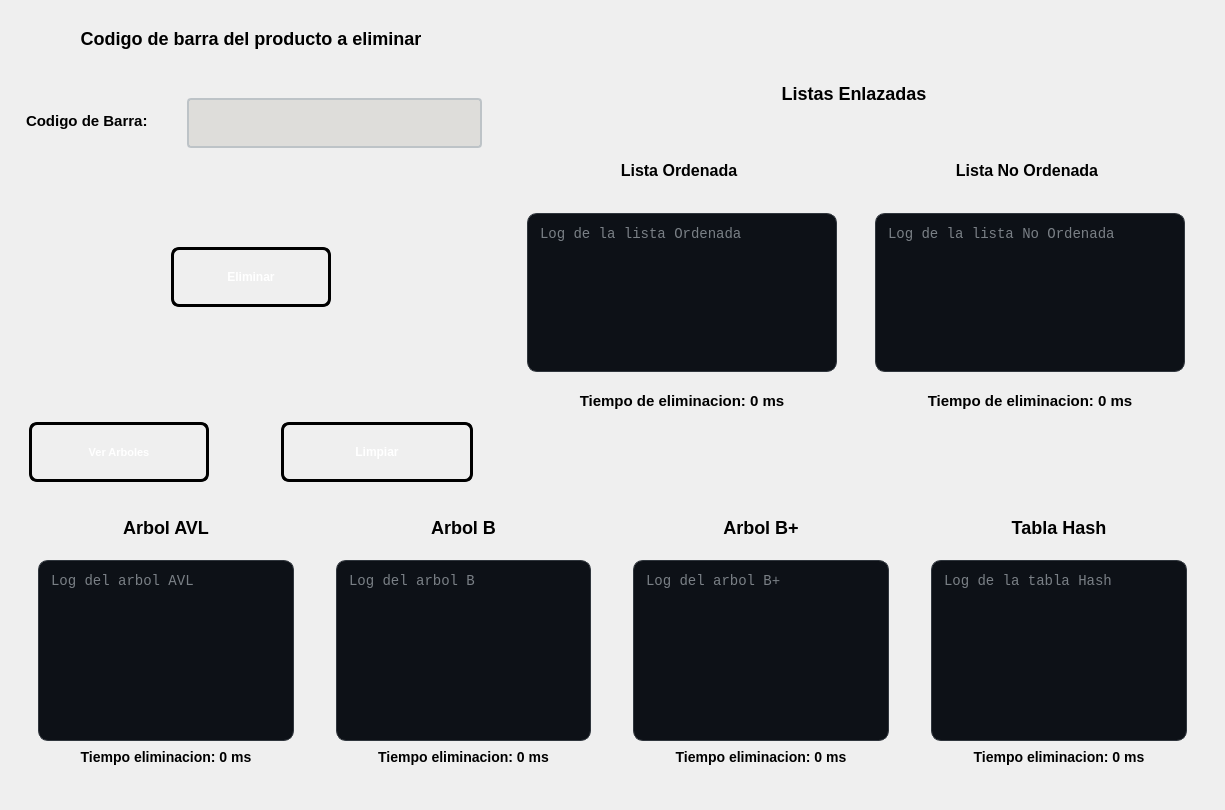
<?xml version="1.0" encoding="UTF-8"?>
<ui version="4.0">
 <class>PantallaEliminarProducto</class>
 <widget class="QWidget" name="PantallaEliminarProducto">
  <property name="geometry">
   <rect>
    <x>0</x>
    <y>0</y>
    <width>1225</width>
    <height>810</height>
   </rect>
  </property>
  <property name="windowTitle">
   <string>Form</string>
  </property>
  <layout class="QVBoxLayout" name="verticalLayout_2">
   <item>
    <layout class="QHBoxLayout" name="horizontalLayout">
     <property name="spacing">
      <number>3</number>
     </property>
     <item>
      <layout class="QVBoxLayout" name="verticalLayout">
       <item>
        <widget class="QLabel" name="labelEntrada">
         <property name="minimumSize">
          <size>
           <width>480</width>
           <height>60</height>
          </size>
         </property>
         <property name="maximumSize">
          <size>
           <width>450</width>
           <height>60</height>
          </size>
         </property>
         <property name="styleSheet">
          <string notr="true">QLabel#labelEntrada {        
 
    color: qlineargradient(x1:0, y1:0, x2:1, y2:1, 
	stop:0 rgb(0, 0, 0), 
	stop:1 rgb(77, 5, 57));

  	 font-size: 18px;
    font-weight: bold;
    font-family: &quot;Segoe UI&quot;, Arial;
    
    background: transparent;
    padding: 2px;
    margin-bottom: 5px;
}

</string>
         </property>
         <property name="text">
          <string>Codigo de barra del producto a eliminar</string>
         </property>
         <property name="alignment">
          <set>Qt::AlignmentFlag::AlignCenter</set>
         </property>
        </widget>
       </item>
       <item>
        <widget class="QWidget" name="widget_16" native="true">
         <property name="minimumSize">
          <size>
           <width>480</width>
           <height>300</height>
          </size>
         </property>
         <property name="maximumSize">
          <size>
           <width>450</width>
           <height>16777215</height>
          </size>
         </property>
         <layout class="QVBoxLayout" name="verticalLayout_8">
          <item>
           <layout class="QHBoxLayout" name="horizontalLayout_3">
            <item>
             <widget class="QLabel" name="labelBarra">
              <property name="minimumSize">
               <size>
                <width>161</width>
                <height>80</height>
               </size>
              </property>
              <property name="maximumSize">
               <size>
                <width>16777215</width>
                <height>80</height>
               </size>
              </property>
              <property name="styleSheet">
               <string notr="true">QLabel#labelBarra {        
 
    color: qlineargradient(x1:0, y1:0, x2:1, y2:1, 
	stop:0 rgb(0, 0, 0), 
	stop:1 rgb(8, 2, 48));

  	 font-size: 15px;
    font-weight: bold;
    font-family: &quot;Segoe UI&quot;, Arial;
    
    background: transparent;
    padding: 2px;
    margin-bottom: 5px;
}

</string>
              </property>
              <property name="text">
               <string>Codigo de Barra:</string>
              </property>
              <property name="alignment">
               <set>Qt::AlignmentFlag::AlignLeading|Qt::AlignmentFlag::AlignLeft|Qt::AlignmentFlag::AlignVCenter</set>
              </property>
             </widget>
            </item>
            <item>
             <widget class="QLineEdit" name="textBarra">
              <property name="minimumSize">
               <size>
                <width>150</width>
                <height>50</height>
               </size>
              </property>
              <property name="maximumSize">
               <size>
                <width>16777215</width>
                <height>50</height>
               </size>
              </property>
              <property name="styleSheet">
               <string notr="true">QLineEdit#textBarra {
    border: 2px solid #bdc3c7;
    border-radius: 4px;
    padding: 5px 10px;
    background-color: rgb(222, 221, 218);
	font-size: 15px;
    color: black;
    selection-background-color: #3498db;
}

QLineEdit#textBarra:focus {
    border: 2px solid #3498db;
    background-color: #ffffff;
}

QLineEdit#textBarra:disabled {
    background-color: rgba(0, 0, 0, 50);
    color: rgba(255, 255, 255, 60);      
    border: 1px dashed rgba(255, 255, 255, 30); 
}</string>
              </property>
             </widget>
            </item>
           </layout>
          </item>
          <item>
           <widget class="QWidget" name="widget_6" native="true">
            <layout class="QHBoxLayout" name="horizontalLayout_4">
             <item>
              <spacer name="horizontalSpacer">
               <property name="orientation">
                <enum>Qt::Orientation::Horizontal</enum>
               </property>
               <property name="sizeHint" stdset="0">
                <size>
                 <width>133</width>
                 <height>20</height>
                </size>
               </property>
              </spacer>
             </item>
             <item>
              <widget class="QPushButton" name="btnEliminar">
               <property name="minimumSize">
                <size>
                 <width>160</width>
                 <height>60</height>
                </size>
               </property>
               <property name="styleSheet">
                <string notr="true">QPushButton#btnEliminar {
    background-color: qlineargradient(spread:pad, x1:0, y1:0, x2:1, y2:1, 
                        stop:0 rgb(50, 143, 42), 
                        stop:1 rgb(255, 163, 72));
    
    border: 3px solid black;
    border-radius: 8px;
    
    color: white;
    font-family: &quot;Arial Black&quot;, Gadget, sans-serif;
    font-size: 12px;
    font-weight: bold;
    text-transform: uppercase;
    
    padding: 10px 25px;
}

QPushButton#btnEliminar:hover {
    background-color: qlineargradient(spread:pad, x1:0, y1:0, x2:1, y2:1, 
                        stop:0 rgba(41, 128, 185, 255), 
                        stop:1 rgba(142, 68, 173, 255));
    border-color: #f1c40f;
}


QPushButton#btnEliminar:pressed {
    background-color: #2c3e50;
    padding-top: 12px;
    padding-left: 27px;
}</string>
               </property>
               <property name="text">
                <string>Eliminar</string>
               </property>
              </widget>
             </item>
             <item>
              <spacer name="horizontalSpacer_2">
               <property name="orientation">
                <enum>Qt::Orientation::Horizontal</enum>
               </property>
               <property name="sizeHint" stdset="0">
                <size>
                 <width>133</width>
                 <height>20</height>
                </size>
               </property>
              </spacer>
             </item>
            </layout>
           </widget>
          </item>
          <item>
           <widget class="QWidget" name="widget_2" native="true">
            <property name="minimumSize">
             <size>
              <width>260</width>
              <height>90</height>
             </size>
            </property>
            <property name="maximumSize">
             <size>
              <width>16777215</width>
              <height>60</height>
             </size>
            </property>
            <layout class="QHBoxLayout" name="horizontalLayout_9">
             <item>
              <widget class="QPushButton" name="btnVerArboles">
               <property name="minimumSize">
                <size>
                 <width>180</width>
                 <height>60</height>
                </size>
               </property>
               <property name="maximumSize">
                <size>
                 <width>150</width>
                 <height>16777215</height>
                </size>
               </property>
               <property name="styleSheet">
                <string notr="true">QPushButton#btnVerArboles {
    background-color: qlineargradient(spread:pad, x1:0, y1:0, x2:1, y2:1, 
                        stop:0 rgb(8, 2, 48), 
                        stop:1 rgb(255, 163, 72));
    
    border: 3px solid black;
    border-radius: 8px;
    
    color: white;
    font-family: &quot;Arial Black&quot;, Gadget, sans-serif;
    font-size: 11px;
    font-weight: bold;
    text-transform: uppercase;
    
    padding: 10px 25px;
}

QPushButton#btnVerArboles:hover {
    background-color: qlineargradient(spread:pad, x1:0, y1:0, x2:1, y2:1, 
                        stop:0 rgba(41, 128, 185, 255), 
                        stop:1 rgba(142, 68, 173, 255));
    border-color: #f1c40f;
}


QPushButton#btnVerArboles:pressed {
    background-color: #2c3e50;
    padding-top: 12px;
    padding-left: 27px;
}</string>
               </property>
               <property name="text">
                <string>Ver Arboles</string>
               </property>
              </widget>
             </item>
             <item>
              <widget class="QWidget" name="widget_12" native="true">
               <property name="minimumSize">
                <size>
                 <width>60</width>
                 <height>50</height>
                </size>
               </property>
               <property name="maximumSize">
                <size>
                 <width>60</width>
                 <height>50</height>
                </size>
               </property>
              </widget>
             </item>
             <item>
              <widget class="QPushButton" name="btnLimpiar">
               <property name="minimumSize">
                <size>
                 <width>160</width>
                 <height>60</height>
                </size>
               </property>
               <property name="styleSheet">
                <string notr="true">QPushButton#btnLimpiar {
    background-color: qlineargradient(spread:pad, x1:0, y1:0, x2:1, y2:1, 
                        stop:0 rgb(198, 70, 0), 
                        stop:1 rgb(192, 97, 203));
    
    border: 3px solid black;
    border-radius: 8px;
    
    color: white;
    font-family: &quot;Arial Black&quot;, Gadget, sans-serif;
    font-size: 12px;
    font-weight: bold;
    text-transform: uppercase;
    
    padding: 10px 25px;
}

QPushButton#btnLimpiar:hover {
    background-color: qlineargradient(spread:pad, x1:0, y1:0, x2:1, y2:1, 
                        stop:0 rgba(41, 128, 185, 255), 
                        stop:1 rgba(142, 68, 173, 255));
    border-color: #f1c40f;
}


QPushButton#btnLimpiar:pressed {
    background-color: #2c3e50;
    padding-top: 12px;
    padding-left: 27px;
}</string>
               </property>
               <property name="text">
                <string>Limpiar</string>
               </property>
              </widget>
             </item>
            </layout>
           </widget>
          </item>
         </layout>
        </widget>
       </item>
      </layout>
     </item>
     <item>
      <widget class="QWidget" name="widget_3" native="true">
       <property name="minimumSize">
        <size>
         <width>715</width>
         <height>480</height>
        </size>
       </property>
       <property name="maximumSize">
        <size>
         <width>16777215</width>
         <height>500</height>
        </size>
       </property>
       <layout class="QVBoxLayout" name="verticalLayout_3">
        <property name="spacing">
         <number>4</number>
        </property>
        <property name="leftMargin">
         <number>4</number>
        </property>
        <property name="topMargin">
         <number>4</number>
        </property>
        <property name="rightMargin">
         <number>4</number>
        </property>
        <property name="bottomMargin">
         <number>4</number>
        </property>
        <item>
         <widget class="QWidget" name="widget_4" native="true">
          <property name="minimumSize">
           <size>
            <width>300</width>
            <height>0</height>
           </size>
          </property>
          <property name="maximumSize">
           <size>
            <width>16777215</width>
            <height>400</height>
           </size>
          </property>
          <layout class="QVBoxLayout" name="verticalLayout_12">
           <property name="spacing">
            <number>3</number>
           </property>
           <property name="leftMargin">
            <number>5</number>
           </property>
           <property name="topMargin">
            <number>5</number>
           </property>
           <property name="rightMargin">
            <number>5</number>
           </property>
           <property name="bottomMargin">
            <number>5</number>
           </property>
           <item>
            <widget class="QLabel" name="labelListas">
             <property name="minimumSize">
              <size>
               <width>150</width>
               <height>80</height>
              </size>
             </property>
             <property name="maximumSize">
              <size>
               <width>16777215</width>
               <height>80</height>
              </size>
             </property>
             <property name="styleSheet">
              <string notr="true">QLabel#labelListas {        
 
    color: qlineargradient(x1:0, y1:0, x2:1, y2:1, 
	stop:0 rgb(0, 0, 0), 
	stop:1 rgb(77, 5, 57));

  	 font-size: 18px;
    font-weight: bold;
    font-family: &quot;Segoe UI&quot;, Arial;
    
    background: transparent;
    padding: 2px;
    margin-bottom: 5px;
}

</string>
             </property>
             <property name="text">
              <string>Listas Enlazadas</string>
             </property>
             <property name="alignment">
              <set>Qt::AlignmentFlag::AlignCenter</set>
             </property>
            </widget>
           </item>
           <item>
            <layout class="QHBoxLayout" name="horizontalLayout_11">
             <property name="spacing">
              <number>2</number>
             </property>
             <item>
              <widget class="QWidget" name="widget_7" native="true">
               <property name="minimumSize">
                <size>
                 <width>340</width>
                 <height>290</height>
                </size>
               </property>
               <property name="maximumSize">
                <size>
                 <width>304</width>
                 <height>320</height>
                </size>
               </property>
               <layout class="QVBoxLayout" name="verticalLayout_11">
                <item>
                 <widget class="QLabel" name="labelListaOrdenada">
                  <property name="minimumSize">
                   <size>
                    <width>150</width>
                    <height>50</height>
                   </size>
                  </property>
                  <property name="styleSheet">
                   <string notr="true">QLabel#labelListaOrdenada {        
 
    color: qlineargradient(x1:0, y1:0, x2:1, y2:1, 
	stop:0 rgb(0, 0, 0), 
	stop:1 rgb(77, 5, 57));

  	 font-size: 16px;
    font-weight: bold;
    font-family: &quot;Segoe UI&quot;, Arial;
    
    background: transparent;
    padding: 2px;
    margin-bottom: 5px;
}

</string>
                  </property>
                  <property name="text">
                   <string>Lista Ordenada</string>
                  </property>
                  <property name="alignment">
                   <set>Qt::AlignmentFlag::AlignCenter</set>
                  </property>
                 </widget>
                </item>
                <item>
                 <widget class="QWidget" name="widget_5" native="true">
                  <property name="minimumSize">
                   <size>
                    <width>250</width>
                    <height>200</height>
                   </size>
                  </property>
                  <layout class="QVBoxLayout" name="verticalLayout_9">
                   <item>
                    <widget class="QTextEdit" name="textEditListOrdenada">
                     <property name="minimumSize">
                      <size>
                       <width>310</width>
                       <height>100</height>
                      </size>
                     </property>
                     <property name="styleSheet">
                      <string notr="true">QTextEdit#textEditListOrdenada{
    background-color: #0D1117;   
    color: #E6EDF3;               
    border: 1px solid #30363D;     
    border-radius: 10px;          
    padding: 8px;
    font-family: Consolas, monospace;
  font-size: 14px;
}</string>
                     </property>
                     <property name="placeholderText">
                      <string>Log de la lista Ordenada</string>
                     </property>
                    </widget>
                   </item>
                   <item>
                    <widget class="QLabel" name="labelTiempoListOrdenada">
                     <property name="minimumSize">
                      <size>
                       <width>310</width>
                       <height>50</height>
                      </size>
                     </property>
                     <property name="styleSheet">
                      <string notr="true">QLabel#labelTiempoListOrdenada {        
 
    color: qlineargradient(x1:0, y1:0, x2:1, y2:1, 
	stop:0 rgb(0, 0, 0), 
	stop:1 rgb(8, 2, 48));

  	 font-size: 15px;
    font-weight: bold;
    font-family: &quot;Segoe UI&quot;, Arial;
    
    background: transparent;
    padding: 2px;
    margin-bottom: 5px;
}

</string>
                     </property>
                     <property name="text">
                      <string>Tiempo de eliminacion: 0 ms</string>
                     </property>
                     <property name="alignment">
                      <set>Qt::AlignmentFlag::AlignCenter</set>
                     </property>
                    </widget>
                   </item>
                  </layout>
                 </widget>
                </item>
               </layout>
              </widget>
             </item>
             <item>
              <widget class="QWidget" name="widget_8" native="true">
               <property name="minimumSize">
                <size>
                 <width>340</width>
                 <height>290</height>
                </size>
               </property>
               <property name="maximumSize">
                <size>
                 <width>340</width>
                 <height>320</height>
                </size>
               </property>
               <layout class="QVBoxLayout" name="verticalLayout_4">
                <item>
                 <widget class="QLabel" name="labelListaNoOrdenada">
                  <property name="minimumSize">
                   <size>
                    <width>150</width>
                    <height>50</height>
                   </size>
                  </property>
                  <property name="styleSheet">
                   <string notr="true">QLabel#labelListaNoOrdenada {        
 
    color: qlineargradient(x1:0, y1:0, x2:1, y2:1, 
	stop:0 rgb(0, 0, 0), 
	stop:1 rgb(77, 5, 57));

  	 font-size: 16px;
    font-weight: bold;
    font-family: &quot;Segoe UI&quot;, Arial;
    
    background: transparent;
    padding: 2px;
    margin-bottom: 5px;
}

</string>
                  </property>
                  <property name="text">
                   <string>Lista No Ordenada</string>
                  </property>
                  <property name="alignment">
                   <set>Qt::AlignmentFlag::AlignCenter</set>
                  </property>
                 </widget>
                </item>
                <item>
                 <widget class="QWidget" name="widget_14" native="true">
                  <property name="minimumSize">
                   <size>
                    <width>250</width>
                    <height>200</height>
                   </size>
                  </property>
                  <layout class="QVBoxLayout" name="verticalLayout_10">
                   <item>
                    <widget class="QTextEdit" name="textEditListNoOrdenada">
                     <property name="minimumSize">
                      <size>
                       <width>310</width>
                       <height>100</height>
                      </size>
                     </property>
                     <property name="styleSheet">
                      <string notr="true">QTextEdit#textEditListNoOrdenada{
    background-color: #0D1117;   
    color: #E6EDF3;               
    border: 1px solid #30363D;     
    border-radius: 10px;          
    padding: 8px;
    font-family: Consolas, monospace;
  font-size: 14px;
}</string>
                     </property>
                     <property name="placeholderText">
                      <string>Log de la lista No Ordenada</string>
                     </property>
                    </widget>
                   </item>
                   <item>
                    <widget class="QLabel" name="labelTiempoListNoOrdenada">
                     <property name="minimumSize">
                      <size>
                       <width>310</width>
                       <height>50</height>
                      </size>
                     </property>
                     <property name="styleSheet">
                      <string notr="true">QLabel#labelTiempoListNoOrdenada {        
 
    color: qlineargradient(x1:0, y1:0, x2:1, y2:1, 
	stop:0 rgb(0, 0, 0), 
	stop:1 rgb(8, 2, 48));

  	 font-size: 15px;
    font-weight: bold;
    font-family: &quot;Segoe UI&quot;, Arial;
    
    background: transparent;
    padding: 2px;
    margin-bottom: 5px;
}

</string>
                     </property>
                     <property name="text">
                      <string>Tiempo de eliminacion: 0 ms</string>
                     </property>
                     <property name="alignment">
                      <set>Qt::AlignmentFlag::AlignCenter</set>
                     </property>
                    </widget>
                   </item>
                  </layout>
                 </widget>
                </item>
               </layout>
              </widget>
             </item>
            </layout>
           </item>
          </layout>
         </widget>
        </item>
       </layout>
      </widget>
     </item>
    </layout>
   </item>
   <item>
    <widget class="QWidget" name="widget" native="true">
     <property name="styleSheet">
      <string notr="true"/>
     </property>
     <layout class="QHBoxLayout" name="horizontalLayout_2">
      <item>
       <widget class="QWidget" name="widget_content_2" native="true">
        <layout class="QVBoxLayout" name="verticalLayout_6">
         <item>
          <widget class="QLabel" name="labelArbolAvl">
           <property name="styleSheet">
            <string notr="true">QLabel#labelArbolAvl {        
 
    color: qlineargradient(x1:0, y1:0, x2:1, y2:1, 
	stop:0 rgb(0, 0, 0), 
	stop:1 rgb(77, 5, 57));

  	 font-size: 18px;
    font-weight: bold;
    font-family: &quot;Segoe UI&quot;, Arial;
    
    background: transparent;
    padding: 2px;
    margin-bottom: 5px;
}

</string>
           </property>
           <property name="text">
            <string>Arbol AVL</string>
           </property>
           <property name="alignment">
            <set>Qt::AlignmentFlag::AlignCenter</set>
           </property>
          </widget>
         </item>
         <item>
          <widget class="QWidget" name="widget_9" native="true">
           <layout class="QVBoxLayout" name="verticalLayout_13">
            <item>
             <widget class="QTextEdit" name="textArbolAvl">
              <property name="styleSheet">
               <string notr="true">QTextEdit#textArbolAvl{
    background-color: #0D1117;   
    color: #E6EDF3;               
    border: 1px solid #30363D;     
    border-radius: 10px;          
    padding: 8px;
    font-family: Consolas, monospace;
    font-size: 14px;
}</string>
              </property>
              <property name="placeholderText">
               <string>Log del arbol AVL</string>
              </property>
             </widget>
            </item>
            <item>
             <widget class="QLabel" name="labelTiempoAvl">
              <property name="styleSheet">
               <string notr="true">QLabel#labelTiempoAvl {        
 
    color: qlineargradient(x1:0, y1:0, x2:1, y2:1, 
	stop:0 rgb(0, 0, 0), 
	stop:1 rgb(8, 2, 48));

   	 font-size: 14px;
    font-weight: bold;
    font-family: &quot;Segoe UI&quot;, Arial;
    
    background: transparent;
    padding: 2px;
    margin-bottom: 5px;
}

</string>
              </property>
              <property name="text">
               <string>Tiempo eliminacion: 0 ms</string>
              </property>
              <property name="alignment">
               <set>Qt::AlignmentFlag::AlignCenter</set>
              </property>
             </widget>
            </item>
           </layout>
          </widget>
         </item>
        </layout>
       </widget>
      </item>
      <item>
       <widget class="QWidget" name="widget_content_3" native="true">
        <layout class="QVBoxLayout" name="verticalLayout_5">
         <item>
          <widget class="QLabel" name="labelArbolB">
           <property name="styleSheet">
            <string notr="true">QLabel#labelArbolB {        
 
    color: qlineargradient(x1:0, y1:0, x2:1, y2:1, 
	stop:0 rgb(0, 0, 0), 
	stop:1 rgb(77, 5, 57));

  	 font-size: 18px;
    font-weight: bold;
    font-family: &quot;Segoe UI&quot;, Arial;
    
    background: transparent;
    padding: 2px;
    margin-bottom: 5px;
}

</string>
           </property>
           <property name="text">
            <string>Arbol B</string>
           </property>
           <property name="alignment">
            <set>Qt::AlignmentFlag::AlignCenter</set>
           </property>
          </widget>
         </item>
         <item>
          <widget class="QWidget" name="widget_10" native="true">
           <property name="minimumSize">
            <size>
             <width>0</width>
             <height>200</height>
            </size>
           </property>
           <layout class="QVBoxLayout" name="verticalLayout_14">
            <item>
             <widget class="QTextEdit" name="textArbolB">
              <property name="styleSheet">
               <string notr="true">QTextEdit#textArbolB{
    background-color: #0D1117;   
    color: #E6EDF3;               
    border: 1px solid #30363D;     
    border-radius: 10px;          
    padding: 8px;
    font-family: Consolas, monospace;
     font-size: 14px;
}</string>
              </property>
              <property name="placeholderText">
               <string>Log del arbol B</string>
              </property>
             </widget>
            </item>
            <item>
             <widget class="QLabel" name="labelTiempoB">
              <property name="styleSheet">
               <string notr="true">QLabel#labelTiempoB {        
 
    color: qlineargradient(x1:0, y1:0, x2:1, y2:1, 
	stop:0 rgb(0, 0, 0), 
	stop:1 rgb(8, 2, 48));

  	   	 font-size: 14px;
    font-weight: bold;
    font-family: &quot;Segoe UI&quot;, Arial;
    
    background: transparent;
    padding: 2px;
    margin-bottom: 5px;
}

</string>
              </property>
              <property name="text">
               <string>Tiempo eliminacion: 0 ms</string>
              </property>
              <property name="alignment">
               <set>Qt::AlignmentFlag::AlignCenter</set>
              </property>
             </widget>
            </item>
           </layout>
          </widget>
         </item>
        </layout>
       </widget>
      </item>
      <item>
       <widget class="QWidget" name="widget_content_4" native="true">
        <layout class="QVBoxLayout" name="verticalLayout_7">
         <item>
          <widget class="QLabel" name="labelArbolBMas">
           <property name="styleSheet">
            <string notr="true">QLabel#labelArbolBMas {        
 
    color: qlineargradient(x1:0, y1:0, x2:1, y2:1, 
	stop:0 rgb(0, 0, 0), 
	stop:1 rgb(77, 5, 57));

  	 font-size: 18px;
    font-weight: bold;
    font-family: &quot;Segoe UI&quot;, Arial;
    
    background: transparent;
    padding: 2px;
    margin-bottom: 5px;
}

</string>
           </property>
           <property name="text">
            <string>Arbol B+</string>
           </property>
           <property name="alignment">
            <set>Qt::AlignmentFlag::AlignCenter</set>
           </property>
          </widget>
         </item>
         <item>
          <widget class="QWidget" name="widget_11" native="true">
           <layout class="QVBoxLayout" name="verticalLayout_15">
            <item>
             <widget class="QTextEdit" name="textArbolBMas">
              <property name="styleSheet">
               <string notr="true">QTextEdit#textArbolBMas{
    background-color: #0D1117;   
    color: #E6EDF3;               
    border: 1px solid #30363D;     
    border-radius: 10px;          
    padding: 8px;
    font-family: Consolas, monospace;
     font-size: 14px;
}</string>
              </property>
              <property name="placeholderText">
               <string>Log del arbol B+</string>
              </property>
             </widget>
            </item>
            <item>
             <widget class="QLabel" name="labelTiempoBMas">
              <property name="styleSheet">
               <string notr="true">QLabel#labelTiempoBMas {        
 
    color: qlineargradient(x1:0, y1:0, x2:1, y2:1, 
	stop:0 rgb(0, 0, 0), 
	stop:1 rgb(8, 2, 48));

  	  	 font-size: 14px;
    font-weight: bold;
    font-family: &quot;Segoe UI&quot;, Arial;
    
    background: transparent;
    padding: 2px;
    margin-bottom: 5px;
}

</string>
              </property>
              <property name="text">
               <string>Tiempo eliminacion: 0 ms</string>
              </property>
              <property name="alignment">
               <set>Qt::AlignmentFlag::AlignCenter</set>
              </property>
             </widget>
            </item>
           </layout>
          </widget>
         </item>
        </layout>
       </widget>
      </item>
      <item>
       <widget class="QWidget" name="widget_content_5" native="true">
        <layout class="QVBoxLayout" name="verticalLayout_18">
         <item>
          <widget class="QLabel" name="labelHash">
           <property name="styleSheet">
            <string notr="true">QLabel#labelHash {        
 
    color: qlineargradient(x1:0, y1:0, x2:1, y2:1, 
	stop:0 rgb(0, 0, 0), 
	stop:1 rgb(77, 5, 57));

  	 font-size: 18px;
    font-weight: bold;
    font-family: &quot;Segoe UI&quot;, Arial;
    
    background: transparent;
    padding: 2px;
    margin-bottom: 5px;
}

</string>
           </property>
           <property name="text">
            <string>Tabla Hash</string>
           </property>
           <property name="alignment">
            <set>Qt::AlignmentFlag::AlignCenter</set>
           </property>
          </widget>
         </item>
         <item>
          <widget class="QWidget" name="widget_15" native="true">
           <layout class="QVBoxLayout" name="verticalLayout_19">
            <item>
             <widget class="QTextEdit" name="textHash">
              <property name="styleSheet">
               <string notr="true">QTextEdit#textHash{
    background-color: #0D1117;   
    color: #E6EDF3;               
    border: 1px solid #30363D;     
    border-radius: 10px;          
    padding: 8px;
    font-family: Consolas, monospace;
     font-size: 14px;

}</string>
              </property>
              <property name="placeholderText">
               <string>Log de la tabla Hash</string>
              </property>
             </widget>
            </item>
            <item>
             <widget class="QLabel" name="labelTiempoHash">
              <property name="styleSheet">
               <string notr="true">QLabel#labelTiempoHash {        
 
    color: qlineargradient(x1:0, y1:0, x2:1, y2:1, 
	stop:0 rgb(0, 0, 0), 
	stop:1 rgb(8, 2, 48));

  	 font-size: 14px;
    font-weight: bold;
    font-family: &quot;Segoe UI&quot;, Arial;
    
    background: transparent;
    padding: 2px;
    margin-bottom: 5px;
}

</string>
              </property>
              <property name="text">
               <string>Tiempo eliminacion: 0 ms</string>
              </property>
              <property name="alignment">
               <set>Qt::AlignmentFlag::AlignCenter</set>
              </property>
             </widget>
            </item>
           </layout>
          </widget>
         </item>
        </layout>
       </widget>
      </item>
     </layout>
    </widget>
   </item>
  </layout>
 </widget>
 <resources/>
 <connections/>
</ui>
